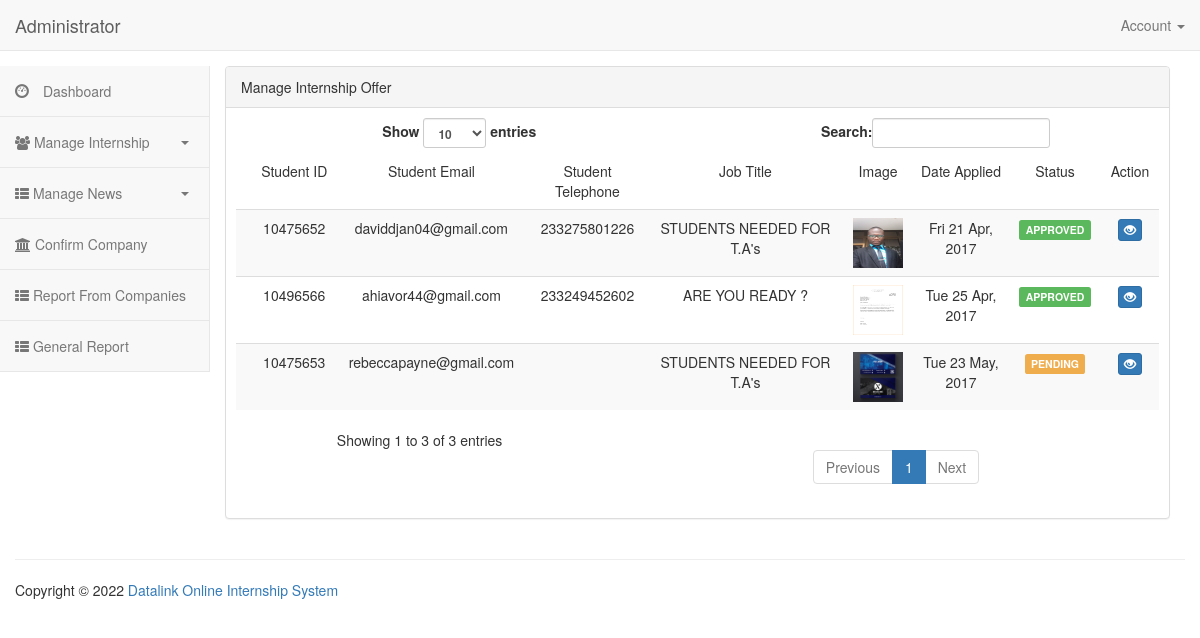
The app's page /department_internship.php (signed in) with its own data.
### tables this page shows
CREATE TABLE `apply_department_advert` (
  `id` int(11) NOT NULL,
  `student_id` varchar(20) NOT NULL,
  `dept_id` varchar(20) NOT NULL,
  `student_email` varchar(225) NOT NULL,
  `student_telephone` varchar(20) NOT NULL,
  `duration` varchar(20) NOT NULL,
  `department_post_adverts_id` varchar(20) NOT NULL,
  `image` varchar(255) NOT NULL,
  `docx` varchar(255) NOT NULL,
  `pdf` varchar(255) NOT NULL,
  `ad_status` varchar(20) NOT NULL,
  `ad_doe` timestamp NOT NULL DEFAULT CURRENT_TIMESTAMP ON UPDATE CURRENT_TIMESTAMP
);

CREATE TABLE `department_post_adverts` (
  `id` int(11) NOT NULL,
  `department_id` varchar(20) NOT NULL,
  `job_title` varchar(255) NOT NULL,
  `job_details` longtext,
  `deadline` varchar(255) NOT NULL,
  `company_name` varchar(255) NOT NULL,
  `company_email` varchar(255) NOT NULL,
  `company_address` varchar(255) NOT NULL,
  `company_tel` varchar(255) NOT NULL,
  `company_website` varchar(255) NOT NULL,
  `doe` timestamp NOT NULL DEFAULT CURRENT_TIMESTAMP ON UPDATE CURRENT_TIMESTAMP
);

### includes/class/database.php (called while the page is built, shortened)
<?php
	class Database
	{
		private $connection;
		public function open_connection()
		{
			$this->connection = mysqli_connect(DB_SERVER, DB_USER, DB_PASS, DB_NAME) or die(mysqli_error($this->connection));
		}
		public function query_db($sql)
		{
			$result = mysqli_query($this->connection, $sql) or die(mysqli_error($this->connection));
			return $result;
		}
		public function fetch_array($result)
		{
			return mysqli_fetch_array($result);
		}
	}
	$database = new Database;
?>

### includes/class/apply_department_advert.php (called while the page is built, shortened)
<?php
class Apply_Department_Advert{
    public static function find_by_join(){
			global $database;
			$result = $database->query_db("SELECT * FROM apply_department_advert INNER JOIN department_post_adverts ON department_post_adverts.id = apply_department_advert.department_post_adverts_id WHERE apply_department_advert.dept_id='".$_SESSION['username']."' ");
			return $result;
		}
}
?>

### department_internship.php (the view, shortened to what this page needs)
<?php
include 'layout/head.php';
include 'layout/sidenav.php';
$intern = Apply_Department_Advert::find_by_join();
?>
<div class="col-md-10 content">
<div class="panel panel-default">
                <div class="panel-heading">
                    Manage Internship Offer
                </div>
        <div class="row text-center" style="padding:10px;">
			<div class="col-md-12 ">
				<div class="">
					<table id="example2" class="datatable table table-striped " cellspacing="0" width="100%">
                    <thead>
                    <tr>
                        <td></td>
                        <td>Student ID</td>
                        <td>Student Email</td>
                        <td>Student Telephone</td>
                        <td>Job Title</td>
                        <td>Image</td>
                        <td>Date Applied</td>
                        <td>Status</td>
                        <td>Action</td>
                    </tr>
                    </thead>
                    <tbody>
                        <?php while($interns = $database->fetch_array($intern)){ ?>
                    <tr>
                        <td></td>
                        <td><?php echo $interns['student_id']; ?></td>
                        <td><?php echo $interns['student_email']; ?></td>
                        <td><?php echo $interns['student_telephone']; ?></td>
                        <td><?php echo $interns['job_title']; ?></td>
                        <td><img width="50px" height="50px" src="uploads/department/<?php echo $interns['image']; ?>"></td>
                        <td><?php echo date("D d M, Y",strtotime($interns['ad_doe'])); ?></td>
                        <td><?php
                                            switch ($interns['ad_status']){
                                                case 4:
                                                    echo '<span class = "label label-success">APPROVED</span>';
                                                break;
                                                default:
                                                    echo '<span class="label label-warning">PENDING</span>';
                                            }
                                ?>
                            </td>
                        <td><a class="btn btn-xs btn-primary" href="department_view_applied_advert?student_id=<?php echo $interns['student_id']; ?>&department_post_adverts_id=<?php echo $interns['department_post_adverts_id']; ?>" ><span class="glyphicon glyphicon-eye-open"></span></a> </td>
                    </tr>
                        <?php } ?>
                    </tbody>
                </table>
				</div>
            </div>
			</div>
		</div>
</div>
<?php include 'layout/footer.php';?>

### layout/head.php (shortened to what this page needs)
<!DOCTYPE html>
<html lang="en">
<head>
     <link rel="stylesheet" href="assets/css/bootstrap.min.css">
     <link rel="stylesheet" href="assets/css/jquery-ui.css">
  <link rel="stylesheet" href="assets/fonts/css/font-awesome.min.css">
    <link rel="stylesheet" href="../assets/css/bootstrap.min.css">
  <link rel="stylesheet" href="../assets/fonts/css/font-awesome.min.css">
</head>
<body>
<nav class="navbar navbar-default navbar-static-top">
    <div class="container-fluid">
		<div class="navbar-header">
			<a class="navbar-brand" href="#">
				Administrator
			</a>
		</div>
		<div class="collapse navbar-collapse" id="bs-example-navbar-collapse-1">
			<ul class="nav navbar-nav navbar-right">
				<li class="dropdown ">
					<a href="#" class="dropdown-toggle" data-toggle="dropdown" role="button" aria-expanded="false">
						Account
						<span class="caret"></span></a>
					</li>
				</ul>
			</div>
		</div>
	</nav>

### layout/sidenav.php (shortened to what this page needs)
<div class="container-fluid main-container">
  		<div class="col-md-2 sidebar">
  			<div class="row">
	<div class="side-menu">
		<nav class="navbar navbar-default" role="navigation">
			<div class="side-menu-container">
				<ul class="nav navbar-nav">
					<li class=""><a href="dashboard"><span class="glyphicon glyphicon-dashboard"></span> Dashboard</a></li>
                    <?php if($_SESSION['access_level']==2){ ?>
					<li class="panel panel-default" id="dropdown">
						<a data-toggle="collapse" href="#dropdown-lvl3">
							<span class="fa fa-users"></span> Manage Internship <span class="caret"></span>
						</a>
					</li>
					<li class="panel panel-default" id="dropdown">
						<a data-toggle="collapse" href="#dropdown-lvl1">
							<span class="fa fa-th-list"></span> Manage News <span class="caret"></span>
						</a>
					</li>
					<li><a href="confirm_company"><span class="fa fa-institution"></span> Confirm Company</a></li>
					<li><a href="s_report"><span class="fa fa-th-list"></span> Report From Companies</a></li>
					<li><a href="g_report"><span class="fa fa-th-list"></span> General Report</a></li>
                    <?php } ?>
				</ul>
			</div>
		</nav>
	</div>
</div>  		</div>

### layout/footer.php (shortened to what this page needs)
<footer class="pull-left footer">
  			<p class="col-md-12">
  				<hr class="divider">
  				Copyright &COPY; <?php echo date('Y'); ?> <a href="#">Datalink Online Internship System</a>
  			</p>
  		</footer>
  	</div>
</body>
</html>

### layout/head.php (style rules this page uses)
.sidebar { padding-left: 0; }
.main-container { background: #FFF; padding-top: 15px; margin-top: -20px; }
.footer { width: 100%; }
.side-menu { position: relative; width: 100%; height: 100%; background-color: #f8f8f8; border-right: 1px solid #e7e7e7; }
.side-menu .navbar { border: none; }
.side-menu .navbar-nav li { display: block; width: 100%; border-bottom: 1px solid #e7e7e7; }
.side-menu .navbar-nav li a { padding: 15px; }
.side-menu .navbar-nav li a .glyphicon { padding-right: 10px; }
.side-menu #dropdown { border: 0; margin-bottom: 0; border-radius: 0; background-color: transparent; box-shadow: none; }
.side-menu #dropdown .caret { float: right; margin: 9px 5px 0; }
.side-menu #dropdown > a { border-bottom: 1px solid #e7e7e7; }

### records on screen
apply_department_advert: student "10475652", student_email "daviddjan04@gmail.com", student_telephone "233275801226", department_post_adverts.job_title "STUDENTS NEEDED FOR T.A's", image (picture), ad_doe "Fri 21 Apr, 2017", ad_status "APPROVED"
apply_department_advert: student "10496566", student_email "ahiavor44@gmail.com", student_telephone "233249452602", department_post_adverts.job_title "ARE YOU READY ?", image (picture), ad_doe "Tue 25 Apr, 2017", ad_status "APPROVED"
apply_department_advert: student "10475653", student_email "rebeccapayne@gmail.com", department_post_adverts.job_title "STUDENTS NEEDED FOR T.A's", image (picture), ad_doe "Tue 23 May, 2017", ad_status "PENDING"
